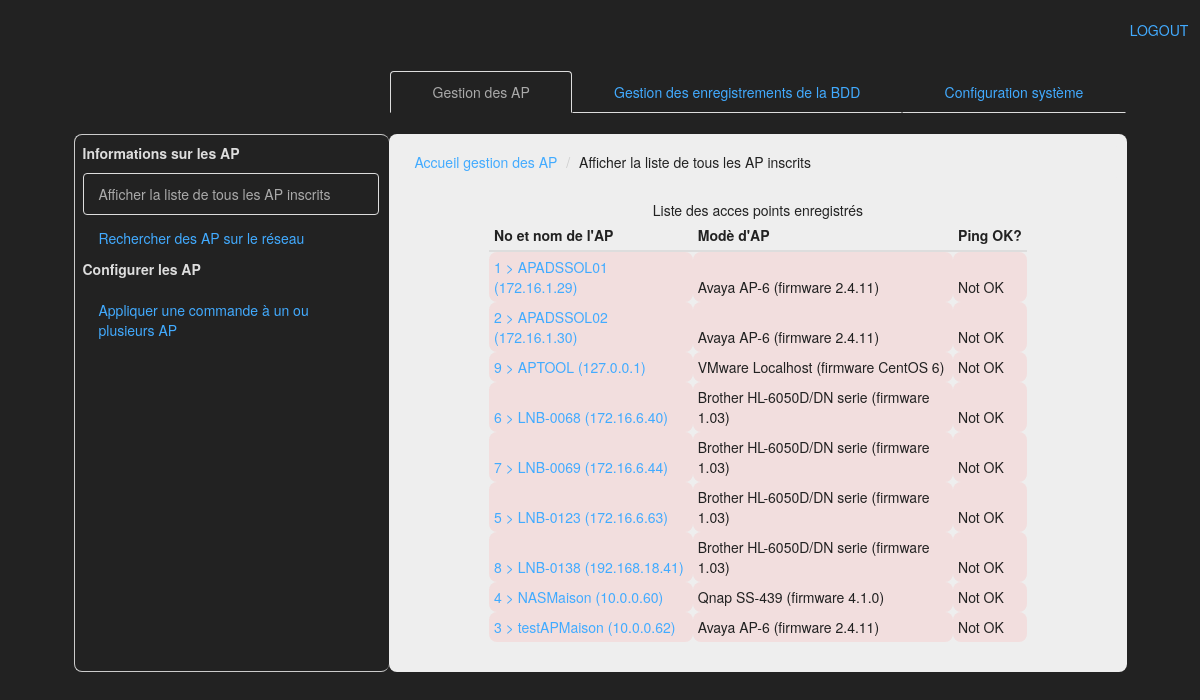
The page /pagesGestionAP/afficherListeAP.php (signed in) on the database its author committed.
### tables this page shows
CREATE TABLE IF NOT EXISTS accessPoints(
        noAP INT NOT NULL AUTO_INCREMENT,
        nomAP VARCHAR(50),
        adresseIPv4 VARCHAR(15) NOT NULL,
        snmpCommunity VARCHAR(12) NOT NULL DEFAULT 'public',
        username VARCHAR(20),
        password VARCHAR(20) DEFAULT 'admin',
        noModeleAP INT NOT NULL REFERENCES modeles(noModeleAP),
     PRIMARY KEY (noAP)
);

CREATE TABLE IF NOT EXISTS  modeles (
        noModeleAP INT NOT NULL AUTO_INCREMENT,
        nomModele VARCHAR(25) NOT NULL,
        versionFirmware VARCHAR(8) NOT NULL,
        nomFabricant VARCHAR(20) NOT NULL,
        adrMACFabricant VARCHAR(8) NOT NULL,
     PRIMARY KEY (noModeleAP)
);

### pagesGestionAP/afficherListeAP.php (the view, shortened to what this page needs)
<!DOCTYPE html>
<html lang="en">
  <head>
    <link href="../bootstrap/css/bootstrap.css" rel="stylesheet">
  </head>
  <body>
      <p align="right"><br><a href="?action=logOut">LOGOUT</a>&nbsp;&nbsp;&nbsp;</p>
      <br>
    <div class="container-fluid">
        <table border="0" width="90%" align="center">
           <tbody>
              <tr>
                <?php include '../includes/menus.php'; echo $menuPagesGestionAP; ?>
              <tr>
                 <td width="30%" class="leftmenu">
                        <p><b>Informations sur les AP</b></p>
                             <ul class="nav nav-pills nav-stacked">
                            <li class="active"><a href="afficherListeAP.php">Afficher la liste  de tous les AP inscrits</a></li>
                           <li><a href="rechercherAP.php">Rechercher des AP sur le r&eacute;seau</a></li>
                        </ul>
                        <p><b>Configurer les AP</b></p>
                        <ul class="nav nav-pills nav-stacked">
                           <li><a href="choisirCommande.php">Appliquer une commande &agrave; un ou plusieurs AP</a></li>
                        </ul>
                 </td>
                 <td class="informations">
                     <ol class="breadcrumb">
                        <li><a href="../pagesGestionAP/accueilGestionAP.php">Accueil gestion des AP</a></li>
                        <li>Afficher la liste  de tous les AP inscrits</li>
                    </ol>
                    <?php
                        echo '
                            <table class="table table-condensed table-hover" align="center">
                            <caption> Liste des acces points enregistr&eacute;s</caption>
                            <thead>
                               <tr>';
                        echo "<th>No et nom de l'AP</th>
                            <th>Mod&egrave; d'AP</th>
                            <th>Ping OK?</th>
                            </tr>
                            </thead>
                            <tbody>";
                        include '../includes/connexionBDD.php';
                        $pingLinux="ping -c 1 -w 1 ";
                        try
                        {
                                $connexion = new PDO('mysql:host='.$PARAM_hote.';port='.$PARAM_port.';dbname='.$PARAM_nom_bd, $PARAM_utilisateur, $PARAM_mot_passe);
                                $resultatsAP=$connexion->query("SELECT * FROM accessPoints a, modeles m WHERE a.noModeleAP=m.noModeleAP ORDER BY a.nomAP, a.adresseIPv4;");
                                $resultatsAP->setFetchMode(PDO::FETCH_OBJ);
                                while( $ligne = $resultatsAP->fetch() )
                                {
                                    $resultatPing = "inconnu";
                                    $statut=0;
                                    $noAP=(string)$ligne->noAP;
                                    $nomAP=(string)$ligne->nomAP;
                                    $ip=(string)$ligne->adresseIPv4;
                                    $snmpCommunity=(string)$ligne->snmpCommunity;
                                    $nomFabricant=(string)$ligne->nomFabricant;
                                    $adrMACFabricant=(string)$ligne->adrMACFabricant;
                                    $nomModele=(string)$ligne->nomModele;
                                    $versionFirmware=(string)$ligne->versionFirmware;
                                    $tabInfosAP= array("noAP" =>$noAP, "nomAP" => $nomAP, "nomFabricant" =>$nomFabricant, "adrMACFabricant" =>$adrMACFabricant, "nomModele" => $nomModele, "versionFirmware" =>$versionFirmware, "adresseIPv4" =>$ip, "snmpCommunity"=>$snmpCommunity);
                                    exec($pingLinux.$ip,$reponse,$statut);
                                    if ($statut==0) {
                                        echo '<tr class="success">';
                                        $resultatPing = "OK";
                                    } else {
                                        echo '<tr class="danger">';
                                        $resultatPing = "Not OK";
                                    }
                                    $infosAP=base64_encode(serialize($tabInfosAP));
                                    echo '<td><a href="interrogerAP.php?infosAP='.$infosAP.'">'.$noAP.' > '.$nomAP.' ('.$ip.')</a></td>';
                                    echo '<td>'.$nomFabricant.' '.$nomModele.' (firmware '.$versionFirmware.')</td>';
                                    echo '<td> '.$resultatPing.' </td>';
                                    echo '</tr>';
                                }
                        }
                        catch(Exception $e)
                        {
                                echo '<tr><td colspan="3">';
                                echo 'Erreur : '.$e->getMessage().'<br />';
                                echo 'N° : '.$e->getCode();
                                echo '</td></tr>';
                        }
                    echo '</tbody></table>';
                    ?>
                 </td>
              </tr>
           </tbody>
        </table>
      </div>
  </body>
</html>

### includes/menus.php (shortened to what this page needs)
<?php
$menuPagesGestionAP='<td width="30%">
                      &nbsp;
                 </td>
                 <td>
                    <ul class="nav nav-tabs nav-justified">
                    <li class="active"><a href="../pagesGestionAP/accueilGestionAP.php">Gestion des AP</a></li>
                     <li><a href="../pagesGestionBDD/accueilGestionBDD.php">Gestion des enregistrements de la BDD</a></li>
                     <li><a href="../pagesGestionSysteme/accueilGestionSysteme.php">Configuration syst&egrave;me</a></li>
                    </ul>
                    <br>
                 </td>
              </tr>';
?>

### rows shown on the page
accesspoints: noAP "1", nomAP "APADSSOL01", adresseIPv4 "172.16.1.29", noModeleAP.nomFabricant "Avaya", noModeleAP.nomModele "AP-6", noModeleAP.versionFirmware "2.4.11", resultatPing "Not OK"
accesspoints: noAP "2", nomAP "APADSSOL02", adresseIPv4 "172.16.1.30", noModeleAP.nomFabricant "Avaya", noModeleAP.nomModele "AP-6", noModeleAP.versionFirmware "2.4.11", resultatPing "Not OK"
accesspoints: noAP "9", nomAP "APTOOL", adresseIPv4 "127.0.0.1", noModeleAP.nomFabricant "VMware", noModeleAP.nomModele "Localhost", noModeleAP.versionFirmware "CentOS 6", resultatPing "Not OK"
accesspoints: noAP "6", nomAP "LNB-0068", adresseIPv4 "172.16.6.40", noModeleAP.nomFabricant "Brother", noModeleAP.nomModele "HL-6050D/DN serie", noModeleAP.versionFirmware "1.03", resultatPing "Not OK"
accesspoints: noAP "7", nomAP "LNB-0069", adresseIPv4 "172.16.6.44", noModeleAP.nomFabricant "Brother", noModeleAP.nomModele "HL-6050D/DN serie", noModeleAP.versionFirmware "1.03", resultatPing "Not OK"
accesspoints: noAP "5", nomAP "LNB-0123", adresseIPv4 "172.16.6.63", noModeleAP.nomFabricant "Brother", noModeleAP.nomModele "HL-6050D/DN serie", noModeleAP.versionFirmware "1.03", resultatPing "Not OK"
accesspoints: noAP "8", nomAP "LNB-0138", adresseIPv4 "192.168.18.41", noModeleAP.nomFabricant "Brother", noModeleAP.nomModele "HL-6050D/DN serie", noModeleAP.versionFirmware "1.03", resultatPing "Not OK"
accesspoints: noAP "4", nomAP "NASMaison", adresseIPv4 "10.0.0.60", noModeleAP.nomFabricant "Qnap", noModeleAP.nomModele "SS-439", noModeleAP.versionFirmware "4.1.0", resultatPing "Not OK"
accesspoints: noAP "3", nomAP "testAPMaison", adresseIPv4 "10.0.0.62", noModeleAP.nomFabricant "Avaya", noModeleAP.nomModele "AP-6", noModeleAP.versionFirmware "2.4.11", resultatPing "Not OK"
